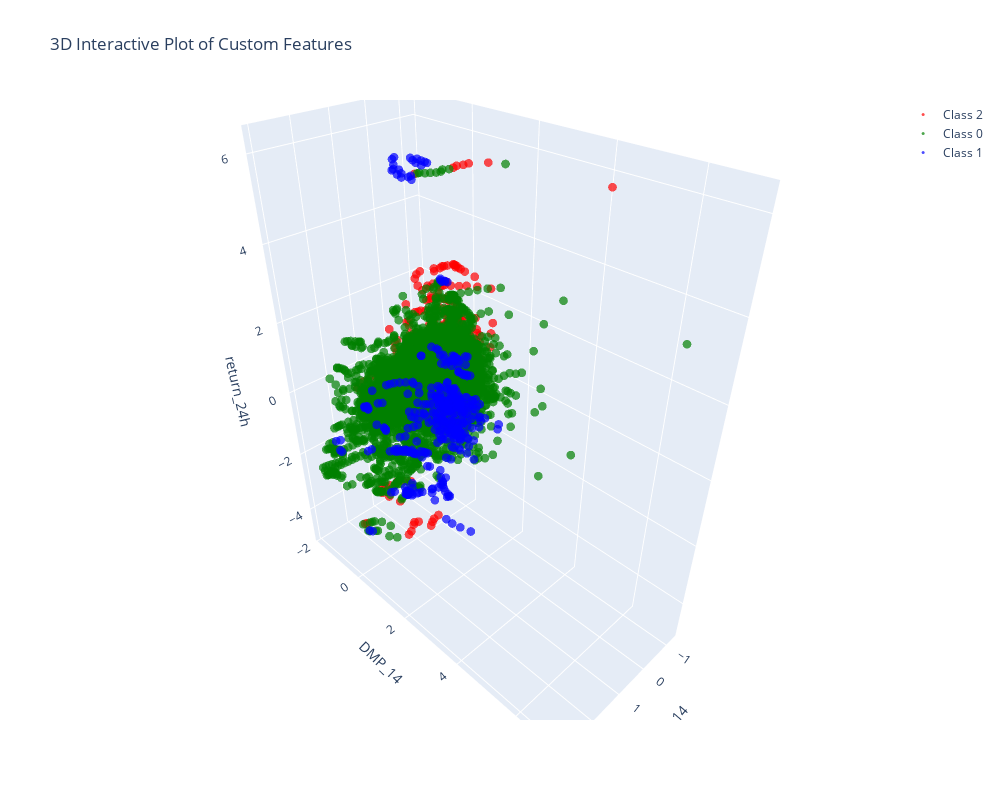

The code cell stored with this chart in its notebook:
### Code cell
# 1. تحديد الأعمدة يدويًا
selected_features = ['ADX_14', 'DMP_14', 'return_24h']
X_selected = df_test[selected_features]
y_selected = df_test['Signal']

# 2. تقسيم وتقييس البيانات
X_train, X_test, y_train, y_test = train_test_split(X_selected, y_selected, test_size=0.2, random_state=42)
scaler = RobustScaler()
X_train_scaled = scaler.fit_transform(X_train)

# 3. التجهيز للرسم
import pandas as pd
import plotly.graph_objects as go

df_vis = pd.DataFrame(X_train_scaled, columns=selected_features)
df_vis['label'] = y_train.values

# 4. رسم النقاط
colors = ['red', 'green', 'blue']
unique_labels = df_vis['label'].unique()

fig = go.Figure()

for i, label in enumerate(unique_labels):
    subset = df_vis[df_vis['label'] == label]
    fig.add_trace(go.Scatter3d(
        x=subset[selected_features[0]],
        y=subset[selected_features[1]],
        z=subset[selected_features[2]],
        mode='markers',
        name=f'Class {label}',
        marker=dict(size=3, color=colors[i % len(colors)], opacity=0.7)
    ))

fig.update_layout(
    title='3D Interactive Plot of Custom Features',
    width=1000,
    height=800,
    scene=dict(
        xaxis_title=selected_features[0],
        yaxis_title=selected_features[1],
        zaxis_title=selected_features[2]
    )
)

fig.show()

### Figure 1 — Plotly figure (JSON) as saved in the notebook; plotly's stock layout.template omitted (floating-point values rounded to 4 significant figures; data arrays with more than 128 entries replaced by an {"elided": "..."} marker saying what was removed)
{"data": [{"marker": {"color": "red", "opacity": 0.7, "size": 3}, "mode": "markers", "name": "Class 2", "type": "scatter3d", "x": {"elided": "447 float values"}, "y": {"elided": "447 float values"}, "z": {"elided": "447 float values"}}, {"marker": {"color": "green", "opacity": 0.7, "size": 3}, "mode": "markers", "name": "Class 0", "type": "scatter3d", "x": {"elided": "9862 float values"}, "y": {"elided": "9862 float values"}, "z": {"elided": "9862 float values"}}, {"marker": {"color": "blue", "opacity": 0.7, "size": 3}, "mode": "markers", "name": "Class 1", "type": "scatter3d", "x": {"elided": "391 float values"}, "y": {"elided": "391 float values"}, "z": {"elided": "391 float values"}}], "layout": {"height": 800, "scene": {"xaxis": {"title": {"text": "ADX_14"}}, "yaxis": {"title": {"text": "DMP_14"}}, "zaxis": {"title": {"text": "return_24h"}}}, "title": {"text": "3D Interactive Plot of Custom Features"}, "width": 1000}}
